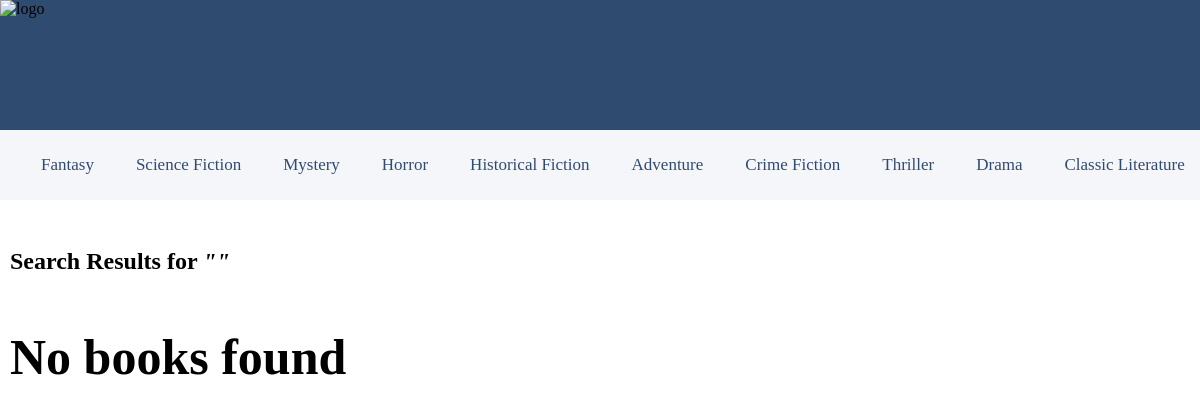
The app's page /search/ with its own data.
### books/models.py (models this page shows, shortened)
class Category(models.Model):
    name = models.CharField('table name',max_length=100)
    class Meta:
        db_table = 'category'
        verbose_name = 'category'
        verbose_name_plural = 'categories'

### books/views.py (the view, shortened to what this page needs)
# urls.py: path('search/', search_books, name='search_books'),
def search_books(request):
    query = request.GET.get('q', '').strip()
    books = Book.objects.none()
    category = Category.objects.all()
    serializer = CategorySerializer(category, many=True)
    context = {
        'books': books,
        'query': query,
        'categories': serializer.data,
    }
    return render(request, 'books/search_results.html', context)

### books/templates/books/search_results.html (shortened to what this page needs)
<!DOCTYPE html>
{% load static %}
<html lang="en">
<head>
</head>
<body>
<div class="search-background">
    <img src="{% static 'picture/logo.png' %}" alt="logo" width="300" height="100">
</div>
<div class="genres">
    {% for genre in categories %}
        <a href="{% url 'books list' category=genre.name %}" class="genre-link">
            {{ genre.name }}
        </a>
    {% endfor %}
</div>
<br>
<h2 style="padding: 10px">Search Results for <i>"{{query}}"</i></h2>
{% if books %}
    <div class="grid2">
        {% for book in books %}
            <a href='/Books/{{book.Categoris.name}}/{{book.name}}/' style="text-decoration: none; color: black;" >
                <div class="card">
                    {% if book.img %}
                        <div class="image-container">
                            <img src="{{book.img.url}}" alt="book" width="200" height="250" >
                        </div>
                    {% else%}
                        <p style="color: blueviolet">image</p>
                    {% endif %}
                    <h1 style="font-size: 20px">{{ book.name }}</h1>
                    <p style="color: #1778FF">{{ book.author }}</p>
                </div>
            </a>
        {% endfor %}
    </div>
{% else %}
    <h1 style="padding: 10px ; font-size: 50px">No books found</h1>
{% endif %}
</body>
</html>

### books/templates/books/search_results.html (style rules this page uses)
body { background-color: white; margin: 0; padding: 0; }
.search-background { background-color: #304b70; width: 100%; height: 130px; margin: 0 ; }
.genres { font-family: 'Bauhaus 93'; display: flex; flex-wrap: nowrap; align-items: center; gap: 10px; padding: 15px 25px; background-color: #f4f6f9; overflow-x: auto; overflow-y: hidden; white-space: nowrap; scrollbar-width: none; }
.genre-link { display: inline-block; padding: 10px 16px; color: #304b70; text-decoration: none; font-size: 17px; border-radius: 8px; transition: 0.25s ; }

### records on screen
Category: name "Fantasy"
Category: name "Science Fiction"
Category: name "Mystery"
Category: name "Horror"
Category: name "Historical Fiction"
Category: name "Adventure"
Category: name "Crime Fiction"
Category: name "Thriller"
Category: name "Drama"
Category: name "Classic Literature"
